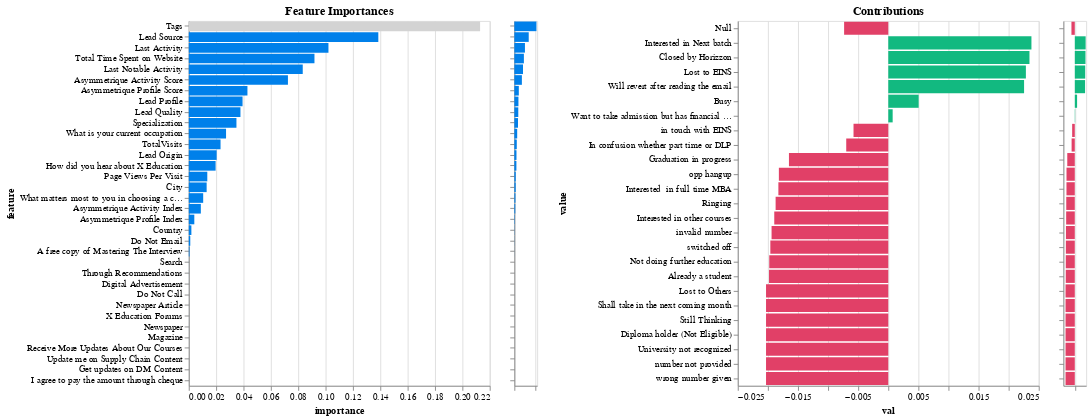

Source (notebook cell):
### Markdown cell above
## 4. Model Interpretability and Explainability
Following training, the `model.explain()` method is called to generate insights into the model's decision-making process. This step is crucial for understanding the factors that influence the model's predictions and ensuring that the model's behaviour is transparent and explainable.

### Code cell
model.explain()

### Figure 1 — Vega-Lite specification as saved in the notebook (floating-point values rounded to 4 significant figures; data arrays with more than 128 entries replaced by an {"elided": "..."} marker saying what was removed)
{"config": {"view": {"continuousWidth": 300, "continuousHeight": 300}}, "hconcat": [{"mark": {"type": "bar", "color": "#0080ea"}, "encoding": {"color": {"condition": {"param": "param_1", "value": "lightgray"}, "value": "#0080ea"}, "tooltip": {"field": "importance_label", "type": "nominal"}, "x": {"field": "importance", "type": "quantitative"}, "y": {"field": "feature", "sort": {"field": "importance", "order": "descending"}, "type": "nominal"}}, "height": 400, "name": "view_1", "title": "Feature Importances", "transform": [{"filter": {"param": "param_2"}}], "width": 330}, {"mark": {"type": "bar", "color": "#0080ea"}, "encoding": {"x": {"axis": {"labels": false, "title": null}, "field": "importance", "type": "quantitative"}, "y": {"axis": {"labels": false, "title": null}, "field": "feature", "sort": "-x", "type": "nominal"}}, "height": 400, "name": "view_2", "width": 25}, {"data": {"name": "data-4f0189624d30781af6fa7bd8631a7c3f"}, "mark": {"type": "bar", "color": "#e14067"}, "encoding": {"color": {"condition": {"test": "(datum.contribution < 0)", "value": "#e14067"}, "value": "#12b980"}, "tooltip": {"field": "score_label", "type": "nominal"}, "x": {"field": "val", "type": "quantitative"}, "y": {"field": "value", "sort": {"field": "index", "order": "descending"}, "type": "nominal"}}, "height": 400, "name": "view_3", "title": "Contributions", "transform": [{"fold": ["contribution", "mean", "frequency"], "as": ["column", "val"]}, {"filter": {"param": "Select"}}, {"filter": {"param": "param_1"}}, {"filter": {"param": "param_3"}}], "width": 330}, {"data": {"name": "data-4f0189624d30781af6fa7bd8631a7c3f"}, "mark": {"type": "bar", "color": "#e14067"}, "encoding": {"color": {"condition": {"test": "(datum.contribution < 0)", "value": "#e14067"}, "value": "#12b980"}, "x": {"axis": {"labels": false, "title": null}, "field": "contribution", "type": "quantitative"}, "y": {"axis": {"labels": false, "title": null}, "field": "value", "sort": {"field": "index", "order": "descending"}, "type": "nominal"}}, "height": 400, "name": "view_4", "transform": [{"filter": {"param": "param_1"}}], "width": 25}], "data": {"name": "data-05cd502080a7090c93aa4134e4340554"}, "params": [{"name": "param_1", "select": {"type": "point", "fields": ["feature"]}, "value": "Tags", "views": ["view_1"]}, {"name": "Select", "select": {"type": "point", "fields": ["column"]}, "bind": {"input": "select", "options": ["contribution", "mean", "frequency"]}, "value": "contribution", "views": ["view_1", "view_3"]}, {"name": "param_2", "select": {"type": "interval", "encodings": ["y"]}, "views": ["view_2"]}, {"name": "param_3", "select": {"type": "interval", "encodings": ["y"]}, "views": ["view_4"]}], "$schema": "https://vega.github.io/schema/vega-lite/v5.20.1.json", "datasets": {"data-05cd502080a7090c93aa4134e4340554": [{"feature": "Magazine", "importance": 0.0, "importance_label": "0.0%"}, {"feature": "Receive More Updates About Our Courses", "importance": 0.0, "importance_label": "0.0%"}, {"feature": "Update me on Supply Chain Content", "importance": 0.0, "importance_label": "0.0%"}, {"feature": "Get updates on DM Content", "importance": 0.0, "importance_label": "0.0%"}, {"feature": "I agree to pay the amount through cheque", "importance": 0.0, "importance_label": "0.0%"}, {"feature": "Newspaper Article", "importance": 4.097e-06, "importance_label": "0.0%"}, {"feature": "X Education Forums", "importance": 4.097e-06, "importance_label": "0.0%"}, {"feature": "Newspaper", "importance": 4.097e-06, "importance_label": "0.0%"}, {"feature": "Do Not Call", "importance": 4.798e-06, "importance_label": "0.0%"}, {"feature": "Digital Advertisement", "importance": 8.194e-06, "importance_label": "0.0%"}, {"feature": "Through Recommendations", "importance": 1.809e-05, "importance_label": "0.0%"}, {"feature": "Search", "importance": 1.946e-05, "importance_label": "0.0%"}, {"feature": "A free copy of Mastering The Interview", "importance": 0.0004849, "importance_label": "0.0%"}, {"feature": "Do Not Email", "importance": 0.001091, "importance_label": "0.1%"}, {"feature": "Country", "importance": 0.001893, "importance_label": "0.2%"}, {"feature": "Asymmetrique Profile Index", "importance": 0.004041, "importance_label": "0.4%"}, {"feature": "Asymmetrique Activity Index", "importance": 0.008816, "importance_label": "0.9%"}, {"feature": "What matters most to you in choosing a course", "importance": 0.01053, "importance_label": "1.1%"}, {"feature": "City", "importance": 0.01306, "importance_label": "1.3%"}, {"feature": "Page Views Per Visit", "importance": 0.01353, "importance_label": "1.4%"}, {"feature": "How did you hear about X Education", "importance": 0.01961, "importance_label": "2.0%"}, {"feature": "Lead Origin", "importance": 0.02039, "importance_label": "2.0%"}, {"feature": "TotalVisits", "importance": 0.02322, "importance_label": "2.3%"}, {"feature": "What is your current occupation", "importance": 0.02724, "importance_label": "2.7%"}, {"feature": "Specialization", "importance": 0.03484, "importance_label": "3.5%"}, {"feature": "Lead Quality", "importance": 0.03777, "importance_label": "3.8%"}, {"feature": "Lead Profile", "importance": 0.0393, "importance_label": "3.9%"}, {"feature": "Asymmetrique Profile Score", "importance": 0.04288, "importance_label": "4.3%"}, {"feature": "Asymmetrique Activity Score", "importance": 0.07248, "importance_label": "7.2%"}, {"feature": "Last Notable Activity", "importance": 0.0833, "importance_label": "8.3%"}, {"feature": "Total Time Spent on Website", "importance": 0.09187, "importance_label": "9.2%"}, {"feature": "Last Activity", "importance": 0.1021, "importance_label": "10.2%"}, {"feature": "Lead Source", "importance": 0.1386, "importance_label": "13.9%"}, {"feature": "Tags", "importance": 0.2129, "importance_label": "21.3%"}], "data-4f0189624d30781af6fa7bd8631a7c3f": {"elided": "239 records"}}}
